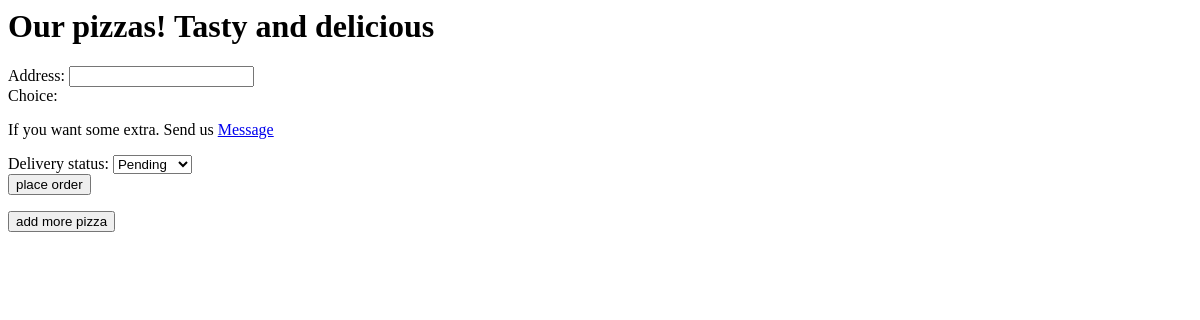
The page /order/create_order/ on the database as committed earlier.
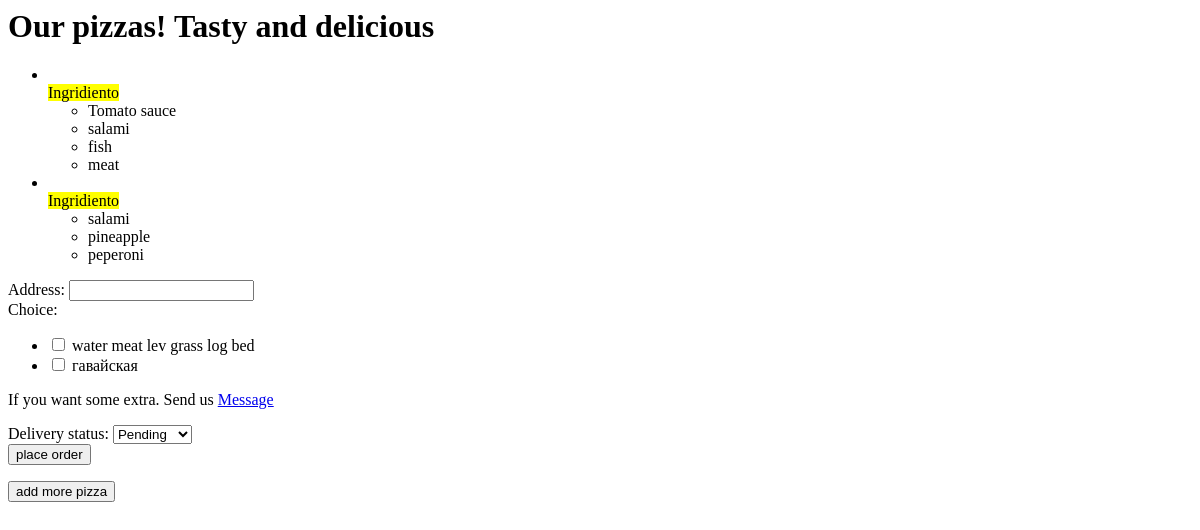
The same page on the database as committed later.
### pizza/models.py (models this page shows, shortened)
class PizzaModel(models.Model):
    name = models.CharField(max_length=50)
    name_slug = models.SlugField(blank=True, null=True)
    toppings = models.ManyToManyField(ToppingsModel, verbose_name='toppings')
    class Meta:
        verbose_name = 'My pizza recipes'
        verbose_name_plural = 'Pizza recipes'

class ToppingsModel(models.Model):
    name = models.CharField(max_length=50)
    class Meta:
        verbose_name = 'Toppings'
        verbose_name_plural = 'Toppings'

### order/views.py (the view, shortened to what this page needs)
# urls.py: path('order/create_order/', create_order, name='create_order'),
def create_order(request, *args, **kwargs):
    pizzas = PizzaModel.objects.all()
    order_form = CreateForm(request.POST or None)
    context = {
        'pizza': pizzas,
        'order_form': order_form
    }
    return render(request, 'order/create_order.html', context=context)

### order/forms.py
class CreateForm(forms.Form):
    address = forms.CharField(required=True)
    choice = forms.ChoiceField(
        choices=PIZZAS,
        help_text='If you want some extra. Send us <a href="#">Message</a>',
        widget=forms.CheckboxSelectMultiple(attrs={'class': 'pizzas'}))
    delivery_status = forms.ChoiceField(
        choices=DEL_STATUS
    )

### templates/order/create_order.html (shortened to what this page needs)
<h1>Our pizzas! Tasty and delicious</h1>
<ul>
    {% for i in pizza %}
        <li>
        </li>
        <div>
            <mark>Ingridiento</mark>
        </div>
        <ul>
            {% for j in i.toppings.all %}
                <li>{{ j.name }}</li>
            {% endfor %}
        </ul>
    {% endfor %}
</ul>
<form action="" method="post" class="form">
    {% for field in order_form %}
        <div>
            {{ field.label_tag }} {{ field }}
        </div>
        {% if field.help_text %}
            <p class="help">{{field.help_text|safe}}</p>
        {% endif %}
    {% endfor %}
    <input type="submit" class="order" value="place order">
</form>
<button class="more">add more pizza</button>

Rows that differ between the two databases and show on the page:
added ToppingsModel: name "Tomato sauce"
added ToppingsModel: name "salami"
added ToppingsModel: name "fish"
added ToppingsModel: name "meat"
added ToppingsModel: name "pineapple"
added ToppingsModel: name "peperoni"
Other text that changed with them:
new list line: "☐ ☐ water meat lev grass log bed гавайская"
